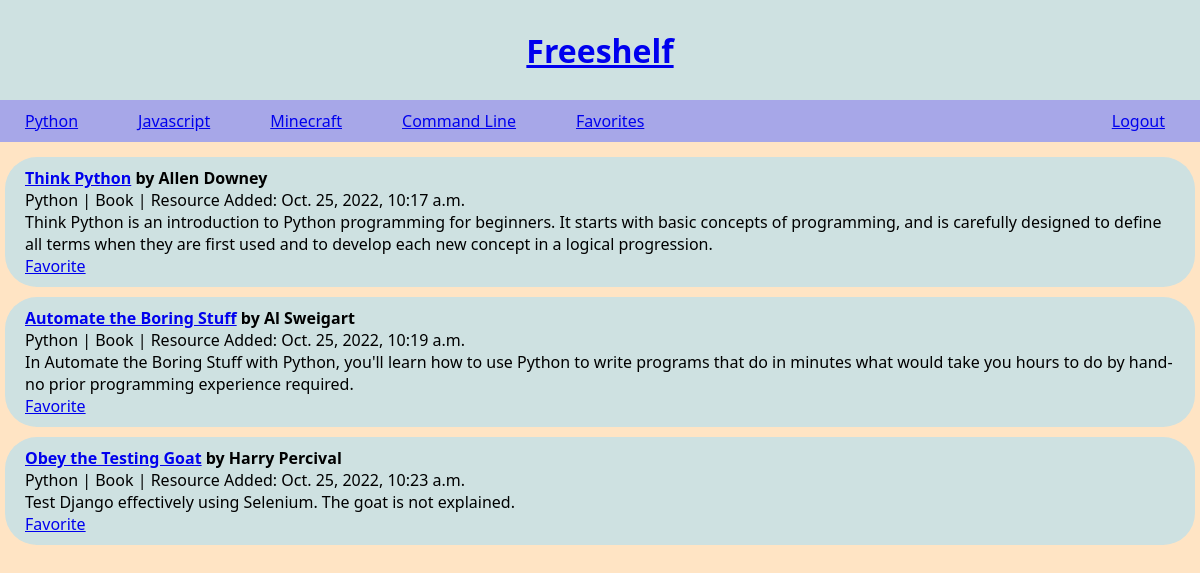
Page /freeshelf/python on the committed database.
### freeshelf/models.py (models this page shows, shortened)
class Topic(models.Model):
    title = models.CharField(max_length=100)
    slug = models.SlugField(null=True)
    def __str__(self):
        return f"{self.title}"

class Resource(models.Model):
    title = models.CharField(max_length=200)
    author = models.CharField(max_length=200, default='Anonymous')
    topic = models.ForeignKey('Topic', on_delete=models.CASCADE, blank=True, null=True, related_name='resources')
    mediatype = models.ForeignKey('Mediatype', on_delete=models.CASCADE, blank=True, null=True)
    user = models.ForeignKey('User', on_delete=models.CASCADE, blank=True, null=True)
    description = models.TextField(max_length=1300)
    url = models.CharField(max_length=200)
    created_at = models.DateTimeField(auto_now_add=True)
    updated_at = models.DateTimeField(auto_now=True)

class Mediatype(models.Model):
    mediatype = models.CharField(max_length=50)
    def __str__(self):
        return f"{self.mediatype}"

### freeshelf/views.py (the view)
# urls.py: path('freeshelf/<slug:slug>', views.topic_detail, name='topic_detail'),
def topic_detail(request, slug):
    topic = get_object_or_404(Topic,slug=slug)
    topics = Topic.objects.all()
    return render(request, 'freeshelf/topic_detail.html', {'topic':topic, 'resources':topic.resources.all(),'topics':topics})

### templates/freeshelf/topic_detail.html
{% extends 'base.html' %}
{% block content %}
<header>
    <div class="linkcont">
        {% for topic in topics %}
            <p class="links"><a href="{% url 'topic_detail' slug=topic.slug %}">{{ topic }}</a></p>
        {% endfor %}
        <p class="links"><a href="{% url 'favorite_page' %}">Favorites</a></p>
    </div>
    <p class="links"><a href="{% url 'logout' %}">Logout</a></p>
</header>
<div class="container">
    {% for resource in resources %}
    <div class="resource">
        <h4><a href="{{ resource.url }}">{{ resource.title }}</a> by  {{ resource.author}}</h4>
        <p>{{ resource.topic }} | {{ resource.mediatype }} | Resource Added: {{ resource.created_at }}</p>
        <p>{{ resource.description }}</p>
        <div>
            <a href="{% url 'favorite' res_pk=resource.pk %}">Favorite</a>
        </div>
    </div>
    {% endfor %}
</div>
{% endblock %}

### static/css/style.css (style rules this page uses)
* { margin: 0px; }
.container { display:flex; flex-flow: column; margin-top: 10px }
.resource { display:flex; background-color: rgb(206, 225, 225); flex-flow: column; margin: 5px; border-radius: 2em; padding: 10px 20px 10px 20px; }
header { display:flex; flex-flow: row; justify-content: space-between; background-color: rgb(167, 167, 232); }
.linkcont { display:flex; }
.links { display:flex; flex-flow: row; margin-right: 10px; padding: 10px 25px; }
body { background-color: bisque; font-family: 'Segoe UI', Tahoma, Geneva, Verdana, sans-serif; margin:0px; }

### rows in the picture
Topic: title "Python"
Topic: title "Javascript"
Topic: title "Minecraft"
Topic: title "Command Line"
Resource: title "Think Python", author "Allen Downey", topic "Python", mediatype "Book", created_at "Oct. 25, 2022, 10:17 a.m.", description "Think Python is an introduction to Python programming for beginners. It starts with basic concepts of programming, and is carefully designed to define all terms when they are first used and to develop each new concept in a logical progression."
Resource: title "Automate the Boring Stuff", author "Al Sweigart", topic "Python", mediatype "Book", created_at "Oct. 25, 2022, 10:19 a.m.", description "In Automate the Boring Stuff with Python, you'll learn how to use Python to write programs that do in minutes what would take you hours to do by hand-no prior programming experience required."
Resource: title "Obey the Testing Goat", author "Harry Percival", topic "Python", mediatype "Book", created_at "Oct. 25, 2022, 10:23 a.m.", description "Test Django effectively using Selenium. The goat is not explained."
